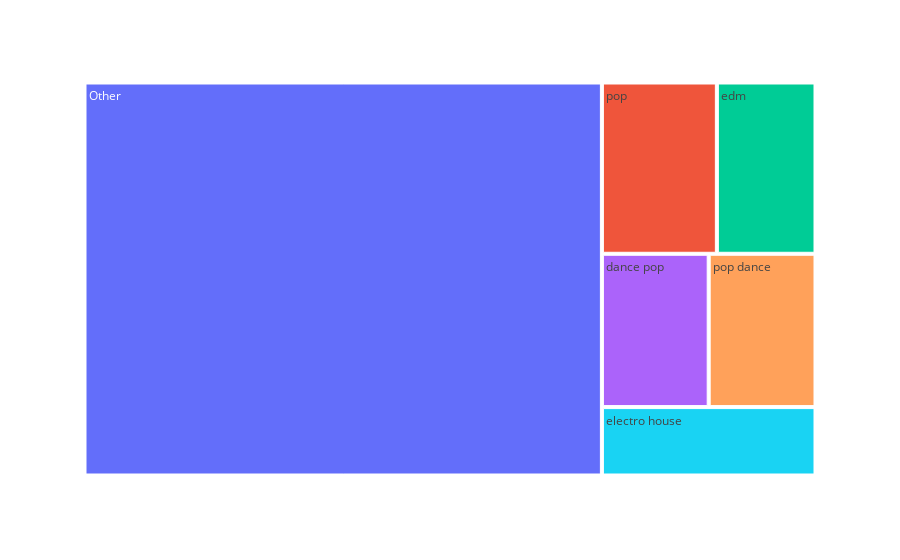

Here is the notebook cell this chart was saved with:
### Code cell
import plotly.express as px
fig = px.treemap(df_artist_detailed_genre, path=['genre_new'])
fig

### Figure 1 — Plotly figure (JSON) as saved in the notebook; plotly's stock layout.template omitted (floating-point values rounded to 4 significant figures)
{"data": [{"branchvalues": "total", "domain": {"x": [0, 1], "y": [0, 1]}, "hovertemplate": "labels=%{label}<br>count=%{value}<br>parent=%{parent}<br>id=%{id}<extra></extra>", "ids": ["Other", "dance pop", "edm", "electro house", "pop", "pop dance"], "labels": ["Other", "dance pop", "edm", "electro house", "pop", "pop dance"], "name": "", "parents": ["", "", "", "", "", ""], "type": "treemap", "values": [1962, 158, 163, 141, 190, 158]}], "layout": {"autosize": true, "legend": {"tracegroupgap": 0}, "margin": {"t": 60}}}
